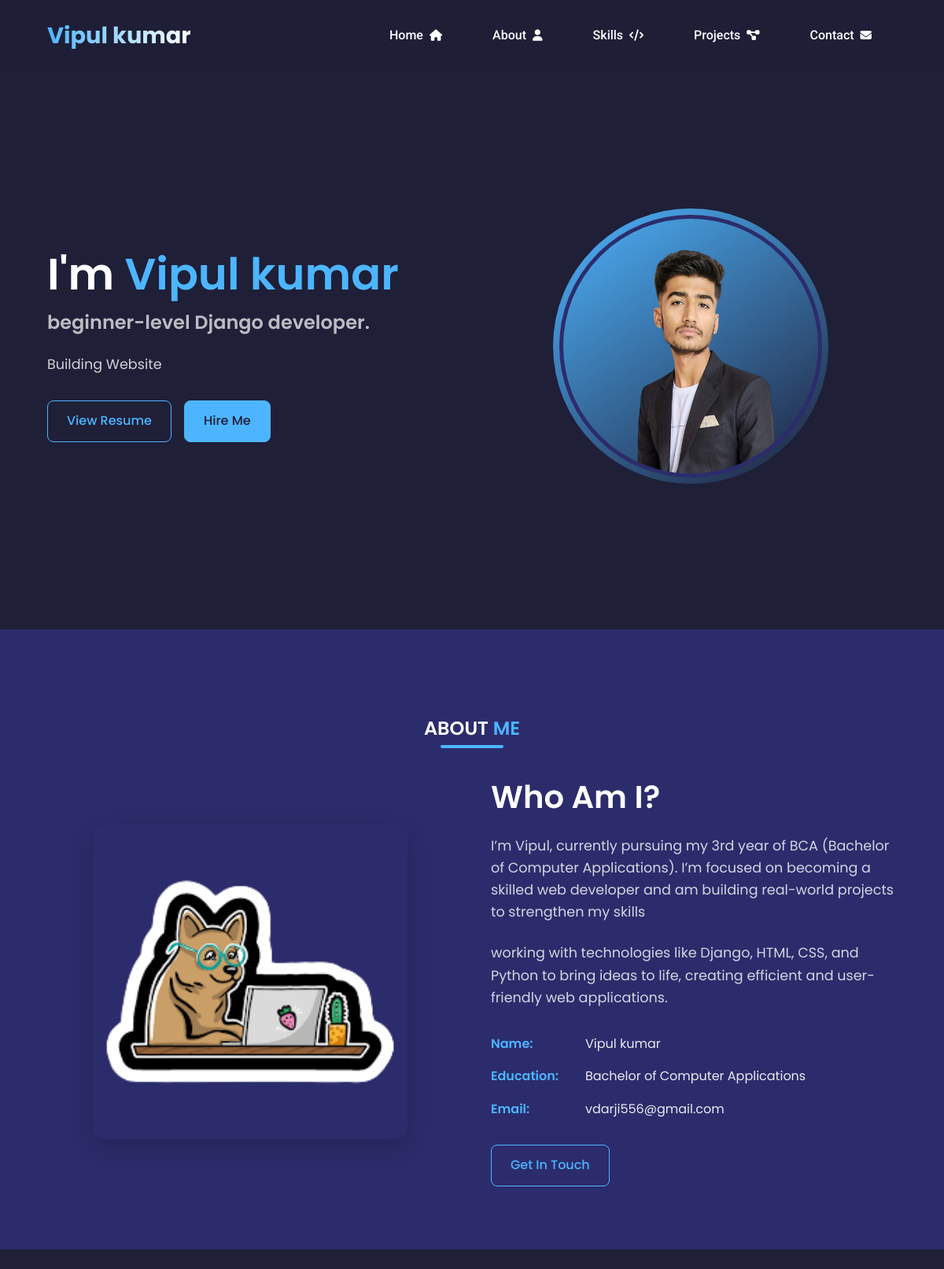
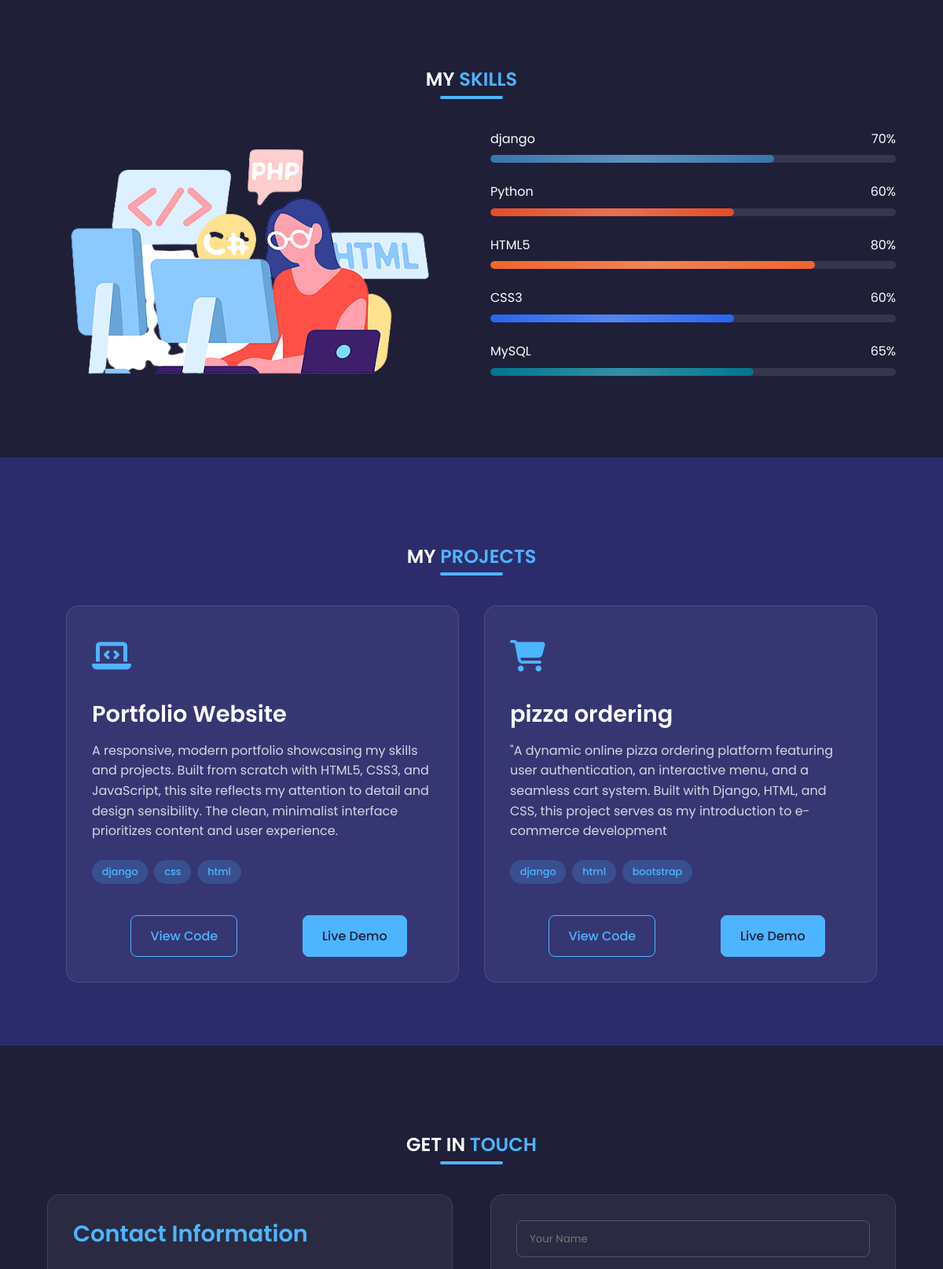
The page / (upper part) on the database its author committed (2 pictures, top to bottom).
### base/models.py (models this page shows, shortened)
class Project(models.Model):
    name = models.CharField(max_length=100)
    description = models.TextField()
    github_link = models.URLField(blank=True, null=True)
    project_link = models.URLField(blank=True, null=True)
    icon = models.CharField(max_length=100, help_text="Font Awesome icon class, e.g., 'fa-solid fa-code'")
    technologies = models.ManyToManyField(Technology, related_name="projects")

class Technology(models.Model):
    name = models.CharField(max_length=50, unique=True)

### base/views.py (the view, shortened to what this page needs)
# urls.py: path('',views.contect, name='name'),
def contect(request):
    projects = Project.objects.all()
    context = {
        'projects':projects
    }
    return render(request, 'home.html',context )

### templates/home.html (shortened to what this page needs)
{% load static %}
<!DOCTYPE html>
<html lang="en">
<head>
    <link rel="stylesheet" href="style.css">
    <link rel="stylesheet" href="{% static 'css/style.css' %}">
    <link rel="stylesheet" href="https://cdnjs.cloudflare.com/ajax/libs/font-awesome/6.1.1/css/all.min.css">
</head>
<body>
    <nav id="navbar" class="flex s-around bg-color">
        <div class="left-nav">
            <h2 class="t-white">Vipul kumar</h2>
        </div>
        <div class="right-nav">
            <ul class="flex">
                <li><a href="#home" class="t-white roboto">Home <i class="fa-solid fa-house"></i></a></li>
                <li><a href="#about" class="t-white roboto">About <i class="fa-solid fa-user"></i></a></li>
                <li><a href="#skills" class="t-white roboto">Skills <i class="fa-solid fa-code"></i></a></li>
                <li><a href="#projects" class="t-white roboto">Projects <i class="fas fa-project-diagram"></i></a></li>
                <li><a href="#contact" class="t-white roboto">Contact <i class="fa-solid fa-envelope"></i></a></li>
            </ul>
        </div>
    </nav>
    <section id="home" class="flex s-around sw-80 m-auto">
        <div class="home-left flex items-center">
            <div class="home-content">
                <h1 class="t-white">I'm <span class="highlight-text">Vipul kumar</span></h1>
                <h4 class="poppinss">beginner-level Django developer.</h4>
                <p class="intro-text">Building Website </p>
                <div class="cta-buttons">
                    <a href="{% static 'pdf/django.pdf' %}" target="_blank" class="btn poppins">View Resume</a>
                    <a href="#contact" class="btn live poppins" id="hireme">Hire Me</a>
                </div>
            </div>
        </div>
        <div class="home-right flex s-center items-center">
            <div class="hero-image-container">
                <img src="{% static 'images/pnge.png' %}" alt="Avanish Patidar" class="hero-image">
            </div>
        </div>
    </section>
    <section id="about" class="section">
        <h1 class="t-center my-2 t-white f-2 section-title">About <span class="highlight-text">Me</span></h1>
        <div class="about-container flex s-around">
            <div class="about-left flex s-center items-center">
                <img src="{% static 'images/dog.png' %}" alt="About Avanish" class="about-image">
            </div>
            <div class="about-right flex">
                <div class="about-content">
                    <h1 class="t-white m-b-1 poppins">Who Am I?</h1>
                    <p class="t-white poppins">
                        I’m Vipul, currently pursuing my 3rd year of BCA (Bachelor of Computer Applications).
                        I’m focused on becoming a skilled web developer and am building real-world projects to strengthen my skills
                    </p>
                    <p class="t-white poppins">
                        working with technologies like Django, HTML, CSS,
                        and Python to bring ideas to life, creating efficient and user-friendly web applications.
                    </p>
                    <div class="about-details">
                        <div class="detail-item">
                            <span class="detail-label">Name:</span>
                            <span class="detail-value">Vipul kumar</span>
                        </div>
                        <div class="detail-item">
                            <span class="detail-label">Education:</span>
                            <span class="detail-value">Bachelor of Computer Applications</span>
                        </div>
                        <div class="detail-item">
                            <span class="detail-label">Email:</span>
                            <span class="detail-value">vdarji556@gmail.com</span>
                        </div>
                    </div>
                    <a href="#contact" class="btn" id="hireme">Get In Touch</a>
                </div>
            </div>
        </div>
    </section>
    <section id="skills" class="section">
        <h1 class="t-center my-2 t-white f-2 section-title">My <span class="highlight-text">Skills</span></h1>
        <div class="skills-container flex s-around">
            <div class="skills-left flex s-center items-center">
                <img src="{% static 'images/pro.png' %}" alt="Skills illustration" class="skills-illustration">
            </div>
            <div class="skills-right flex items-center">
                <div class="skills-list">
                    <div class="skill-item">
                        <div class="skill-info flex s-between">
                            <span class="skill-name t-white">django</span>
                            <span class="skill-percent t-white">70%</span>
                        </div>
                        <div class="skill-bar">
                            <div class="skill-progress python" style="width: 70%;"></div>
                        </div>
                    </div>
                    <div class="skill-item">
                        <div class="skill-info flex s-between">
                            <span class="skill-name t-white">Python</span>
                            <span class="skill-percent t-white">60%</span>
                        </div>
                        <div class="skill-bar">
                            <div class="skill-progress java" style="width: 60%;"></div>
                        </div>
                    </div>
                    <div class="skill-item">
                        <div class="skill-info flex s-between">
                            <span class="skill-name t-white">HTML5</span>
                            <span class="skill-percent t-white">80%</span>
                        </div>
                        <div class="skill-bar">
                            <div class="skill-progress html" style="width: 80%;"></div>
                        </div>
                    </div>
                    <div class="skill-item">
                        <div class="skill-info flex s-between">
                            <span class="skill-name t-white">CSS3</span>
                            <span class="skill-percent t-white">60%</span>
                        </div>
                        <div class="skill-bar">
                            <div class="skill-progress css" style="width: 60%;"></div>
                        </div>
                    </div>
                    <div class="skill-item">
                        <div class="skill-info flex s-between">
                            <span class="skill-name t-white">MySQL</span>
                            <span class="skill-percent t-white">65%</span>
                        </div>
                        <div class="skill-bar">
                            <div class="skill-progress mysql" style="width: 65%;"></div>
                        </div>
                    </div>
                </div>
            </div>
        </div>
    </section>
    <section id="projects" class="section">
        <h1 class="t-center my-2 t-white f-2 section-title">My <span class="highlight-text">Projects</span></h1>
        <div class="projects-container flex s-center">
            {% for project in projects %}
            <div class="projects-item">
                <div class="project-icon">
                    <i class="{{ project.icon }}"></i>
                </div>
                <h2 class="t-white poppins">{{ project.name }}</h2>
                <p class="t-white poppins">
                    {{ project.description }}
                </p>
                <div class="project-tech">
                    {% for tech in project.technologies.all %}
                    <span class="tech-tag">{{ tech.name }}</span>
                    {% endfor %}
                </div>
                <div class="buttons flex s-around">
                    <a href="{{ project.github_link }}" target="_blank" class="btn mx-1 m-top">View Code</a>
                    <a href="{{ project.project_link }}" target="_blank" class="btn m-top live">Live Demo</a>
                </div>
            </div>
            {% endfor %}
        </div>
    </section>
    <section id="contact" class="section">
        <h1 class="t-center my-2 t-white f-2 section-title">Get In <span class="highlight-text">Touch</span></h1>
        <div class="contact-container flex s-around">
            <div class="contact-info">
                <h3 class="t-white">Contact Information</h3>
            </div>
            <div class="contact-form" id="contactForm">
                <form method="post">
                    <div class="form-group">
                        <input type="text" name="name" id="name" class="poppins" placeholder="Your Name" required>
                    </div>
                </form>
            </div>
        </div>
    </section>
</body>
</html>

### rows shown on the page
Project: name "Portfolio Website", description "A responsive, modern portfolio showcasing my skills and projects. Built from scratch with HTML5, CSS3, and JavaScript, this site reflects my attention to detail and design sensibility. The clean, minimalist interface prioritizes content and user experience."
Technology: name "django"
Technology: name "css"
Technology: name "html"
Project: name "pizza ordering", description "\"A dynamic online pizza ordering platform featuring user authentication, an interactive menu, and a seamless cart system. Built with Django, HTML, and CSS, this project serves as my introduction to e-commerce development"
Technology: name "bootstrap"
